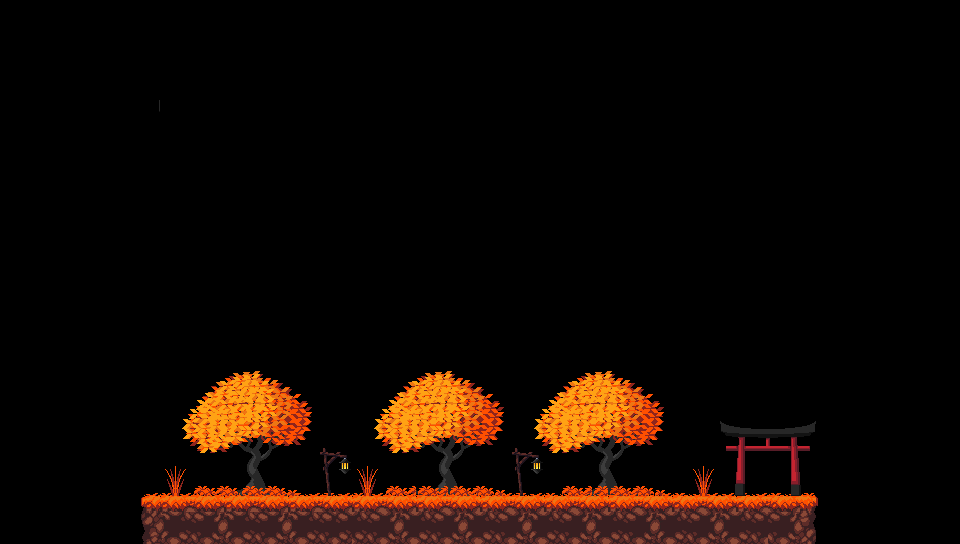

Rendered tile map (Tiled .tmx) drawn with the repository's tilesets; below, a short description and the map source with its tile grids summarised:
An orthogonal 60x34 tile map with 16x16 px tiles, 5 tile layers (Arvores, Background, Background2, Parede, ...), 4 tilesets.

<map version="1.10" tiledversion="1.11.2" orientation="orthogonal" renderorder="right-down" width="60" height="34" tilewidth="16" tileheight="16" infinite="0" nextlayerid="6" nextobjectid="1">
 <tileset firstgid="1" name="Tileset" tilewidth="16" tileheight="16" tilecount="260" columns="26">
  <image source="../Tilesets/Autumn Forest 2D Pixel Art/Tileset/Tileset.png" width="416" height="160" />
 </tileset>
 <tileset firstgid="261" name="Objects" tilewidth="16" tileheight="16" tilecount="84" columns="14">
  <image source="../Tilesets/Autumn Forest 2D Pixel Art/Props/Objects.png" width="224" height="96" />
 </tileset>
 <tileset firstgid="345" name="Props" tilewidth="16" tileheight="16" tilecount="32" columns="16">
  <image source="../Tilesets/Autumn Forest 2D Pixel Art/Props/Props.png" width="256" height="32" />
 </tileset>
 <tileset firstgid="377" name="Trees" tilewidth="16" tileheight="16" tilecount="250" columns="25">
  <image source="../Tilesets/Autumn Forest 2D Pixel Art/Trees/Trees.png" width="400" height="160" />
 </tileset>
 <layer id="1" name="Arvores" width="60" height="34">
  <data>[2040 cells, 306 non-empty, 114 distinct tile ids]</data>
 </layer>
 <layer id="3" name="Background" width="60" height="34">
  <data>[2040 cells, 130 non-empty, 22 distinct tile ids]</data>
 </layer>
 <layer id="4" name="Background2" width="60" height="34">
  <data>[2040 cells, 80 non-empty, 46 distinct tile ids]</data>
 </layer>
 <layer id="5" name="Parede" width="60" height="34">
  <data>[2040 cells, 0 non-empty, 0 distinct tile ids]</data>
 </layer>
 <layer id="2" name="Platforms" width="60" height="34">
  <data>[2040 cells, 42 non-empty, 5 distinct tile ids]</data>
 </layer>
</map>
